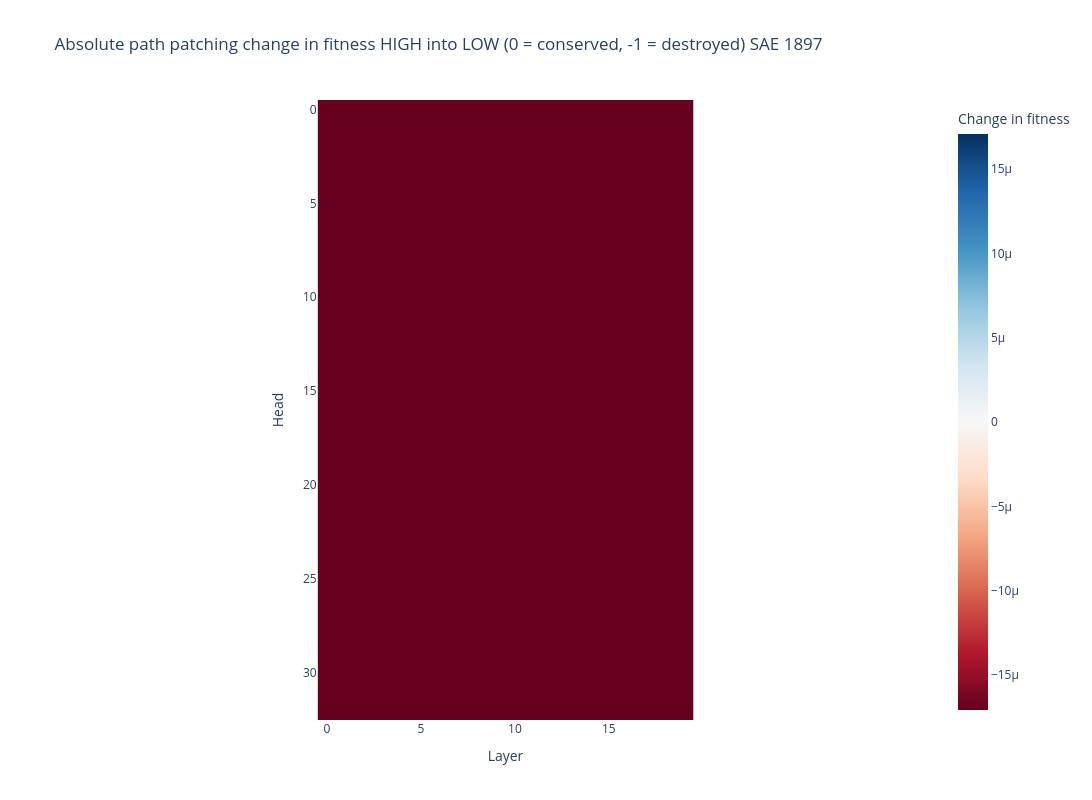

The notebook cell saved with this chart:
### Code cell
sae_feat_idx = 1897
imshow(
    sae_abs_patch[sae_feat_idx],
    labels={"x": "Layer", "y": "Head", "color": "Change in fitness"},
    title=f"Absolute path patching change in fitness HIGH into LOW (0 = conserved, -1 = destroyed) SAE {sae_feat_idx}",
    width=1200,
    height=800,
    # range_color=(-0.5,0.5)
)

### Figure 1 — Plotly figure (JSON) as saved in the notebook; plotly's stock layout.template omitted (floating-point values rounded to 4 significant figures; data arrays with more than 128 entries replaced by an {"elided": "..."} marker saying what was removed)
{"data": [{"coloraxis": "coloraxis", "hovertemplate": "Layer: %{x}<br>Head: %{y}<br>Change in fitness: %{z}<extra></extra>", "name": "0", "type": "heatmap", "xaxis": "x", "yaxis": "y", "z": {"elided": "33x20 float values"}}], "layout": {"coloraxis": {"cmid": 0, "colorbar": {"title": {"text": "Change in fitness"}}, "colorscale": [[0, "rgb(103,0,31)"], [0.1, "rgb(178,24,43)"], [0.2, "rgb(214,96,77)"], [0.3, "rgb(244,165,130)"], [0.4, "rgb(253,219,199)"], [0.5, "rgb(247,247,247)"], [0.6, "rgb(209,229,240)"], [0.7, "rgb(146,197,222)"], [0.8, "rgb(67,147,195)"], [0.9, "rgb(33,102,172)"], [1, "rgb(5,48,97)"]]}, "height": 800, "title": {"text": "Absolute path patching change in fitness HIGH into LOW (0 = conserved, -1 = destroyed) SAE 1897"}, "width": 1200, "xaxis": {"anchor": "y", "constrain": "domain", "domain": [0, 1], "scaleanchor": "y", "title": {"text": "Layer"}}, "yaxis": {"anchor": "x", "autorange": "reversed", "constrain": "domain", "domain": [0, 1], "title": {"text": "Head"}}}}
